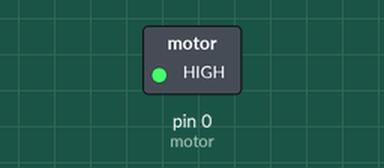
Bench run of a sketch on a simulated Arduino Uno, built with avr-gcc and run on an emulated ATmega328P. Shown: switched loads named in the sketch (green lamp = pin HIGH). Dashed ring = blinking.

Above: at 0.2 s.
Timing chart, 0 to 3.0 s (numbered marks = the images above):
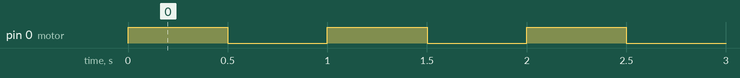

Measured:
- by itself, pin 0 (motor): alternates HIGH for 0.50 s and LOW for 0.50 s

The sketch:

VibratingMotor_Gemma.ino
```cpp
//Gemma motor


int motor = 0; //motor

// the setup routine runs once when you press reset:
void setup() {
  // initialize the digital pin as an output.
  pinMode(motor, OUTPUT);


}

void loop() {
    digitalWrite(motor, HIGH);
    delay(500);
    digitalWrite(motor, LOW);
    delay(500);
}
```
